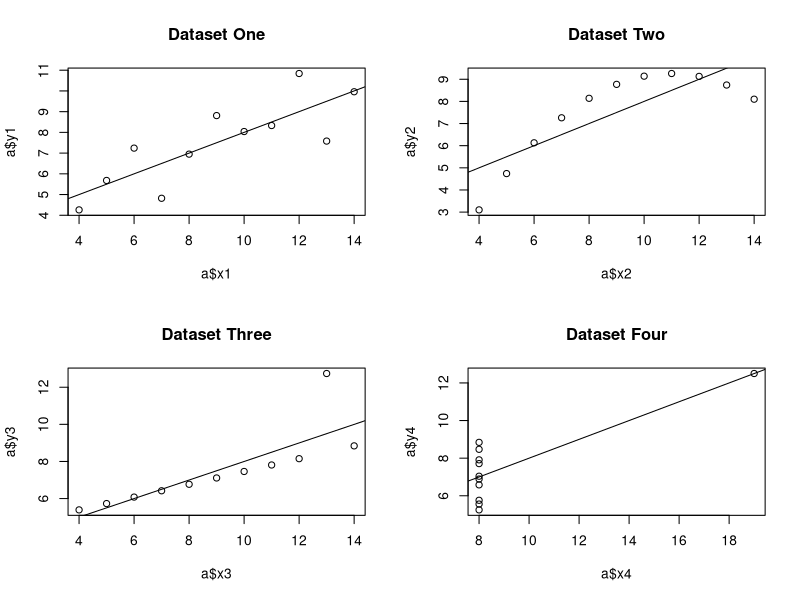
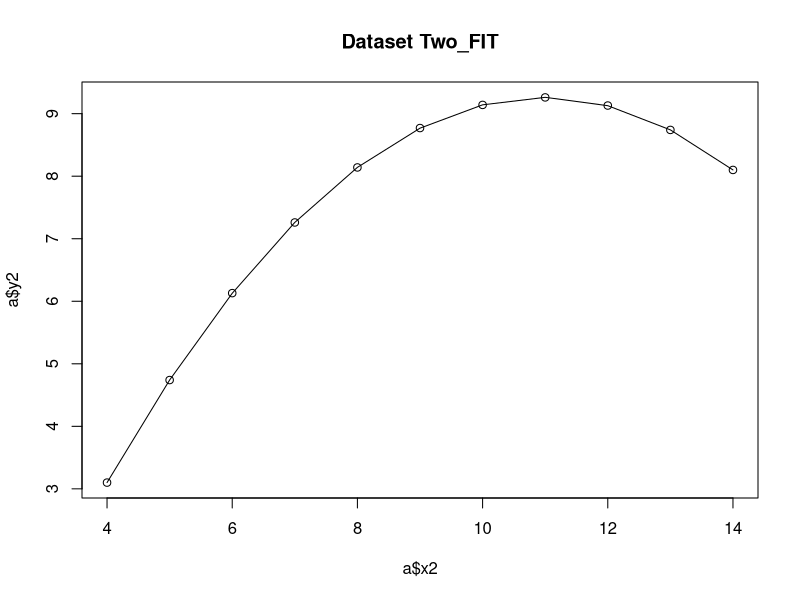

Write R code to recreate these figures, in order.
library(datasets)

a <- anscombe
fitlse = function(x,y){
res = NULL
res$b = sum((y-mean(y))*(x-mean(x)))/sum((x-mean(x))^2)
res$a = mean(y) - res$b * mean(x)
return(res)
}
library(datasets)
a <- anscombe
par(mfrow=c(2,2))
f1 = fitlse(a$x1,a$y1)
f2 = fitlse(a$x2,a$y2)
f3 = fitlse(a$x3,a$y3)
f4 = fitlse(a$x4,a$y4)
plot(a$x1,a$y1, main=paste("Dataset One"))
abline(a=f1$a,b=f1$b)
plot(a$x2,a$y2, main=paste("Dataset Two"))
abline(a=f2$a,b=f2$b)
plot(a$x3,a$y3, main=paste("Dataset Three"))
abline(a=f3$a,b=f3$b)
plot(a$x4,a$y4, main=paste("Dataset Four"))
abline(a=f4$a,b=f4$b)

par(mfrow=c(1,1))
x = a$x2
y = a$y2
x_sorted = sort.int(x,index.return=T)
x = x_sorted$x
y = y[x_sorted$ix]
z = x^2
fit2 = lm(y ~ x + z)
plot(a$x2,a$y2, main=paste("Dataset Two_FIT"))
lines(x = x,y=fitted(fit2))

pred1 = f1$a + f1$b * 10
pred2 = f2$a + f2$b * 10
pred3 = f3$a + f3$b * 10
pred4 = f4$a + f4$b * 10
cat('value:10 in Dataset 1 =',pred1)

cat('value:10 in Dataset 2 =',pred2)

cat('value:10 in Dataset 3 =',pred3)

cat('value:10 in Dataset 4 =',pred4)


